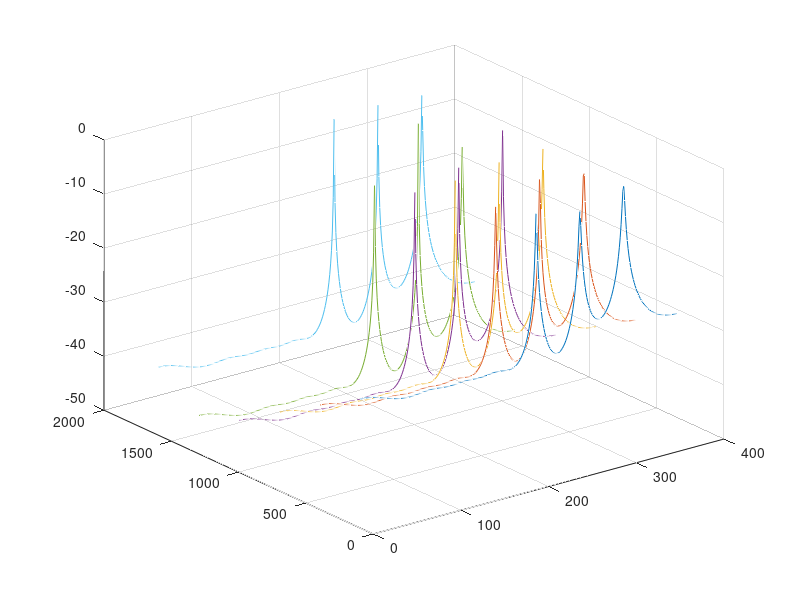
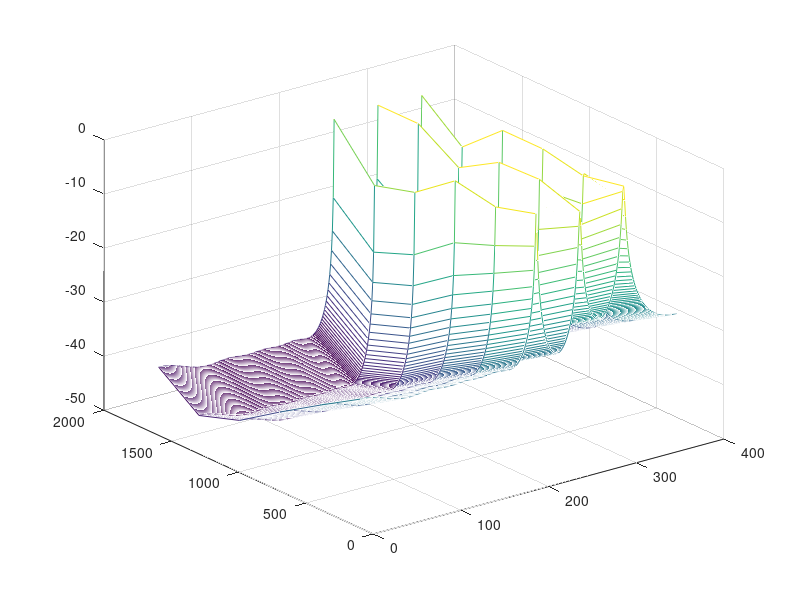

The MATLAB source for these figures, in order:
clear all
close all

derad = pi / 180;
radeg = 180 / pi;
twpi = 2 * pi;

kelm = 8;                                          %阵元个数
dd = 0.5;                                          %阵元间距
d = 0: dd: (kelm - 1) * dd;

iwave = 3;                                         %待估计信号源数
theta = [10 35 60];                                %待估计角度为10 30 60
snr = 10;                                     %信噪比
n = 100:300:1600;                                           %快拍数
SPA = ones(length(n), 361);
ang = 1:1:361;

for i = 1: length(n)
    A = exp(-j * twpi * d.' * sin(theta * derad));
    S = randn(iwave, n(i));
    X = A * S;
    X1 = awgn(X, snr, 'measured');
    Rxx = X1 * X1' / n(i);
    InvS = inv(Rxx);

    [EV, D] = eig(Rxx);                                %这里D为特征值的对角矩阵
    EVA = diag(D)';                                    %这里为特征值所组成的向量
    [EVA, I] = sort(EVA);
    EVA = fliplr(EVA);                                 %特征值从大到小排列
    EV = fliplr(EV(:, I));                             %特征向量依据特征值排列

    for iang = 1:361                                   %对每个角度求出谱估计
        angle(iang) = (iang - 181) / 2;
        phim = derad * angle(iang);
        a = exp(-j * twpi * d * sin(phim)).';
        L = iwave;
        En = EV(:, L+1:kelm);                          %将噪声子空间的投影算子求出
        SP(iang) = (a' * a) / (a' * En * En' * a);
    end
    SP = abs(SP);
    SPmax = max(SP);                                   %取谱估计的最大值
    SP = 10 * log10(SP / SPmax);                       %dB = 10lg(p/po)     (p:功率，po：基准功率)
    SPA(i,:) = SP;
end
[Angle, N] = meshgrid(ang, n);
figure(1);
plot3(Angle', N', SPA');
grid on;
figure(2)
mesh(Angle', N', SPA');
% figure(3)
% mesh(Angle, Snr, SPA);
% h = plot(angle, SP);
% set(h, 'Linewidth', 2)
% xlabel('angle (degree)')
% ylabel('magnitude (dB)')
% axis([-90 90 -60 0])
% set(gca, 'XTick', [-90:30:90])
% grid on
